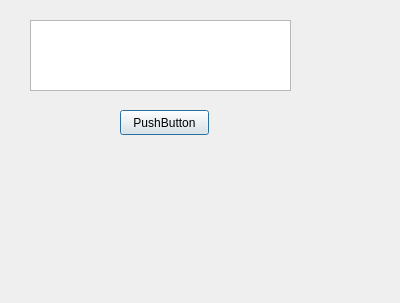
<?xml version="1.0" encoding="UTF-8"?>
<ui version="4.0">
 <class>MyDialog</class>
 <widget class="QDialog" name="MyDialog">
  <property name="geometry">
   <rect>
    <x>0</x>
    <y>0</y>
    <width>400</width>
    <height>303</height>
   </rect>
  </property>
  <property name="windowTitle">
   <string>Dialog</string>
  </property>
  <widget class="QTextEdit" name="textEdit">
   <property name="geometry">
    <rect>
     <x>30</x>
     <y>20</y>
     <width>261</width>
     <height>71</height>
    </rect>
   </property>
  </widget>
  <widget class="QPushButton" name="pushButton">
   <property name="geometry">
    <rect>
     <x>120</x>
     <y>110</y>
     <width>89</width>
     <height>25</height>
    </rect>
   </property>
   <property name="text">
    <string>PushButton</string>
   </property>
  </widget>
 </widget>
 <resources/>
 <connections/>
</ui>
